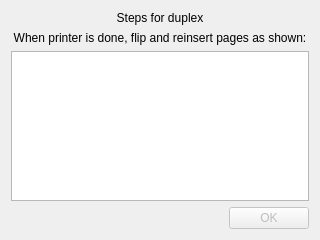
<?xml version="1.0" encoding="UTF-8"?>
<ui version="4.0">
 <class>Duplex</class>
 <widget class="QDialog" name="Duplex">
  <property name="geometry">
   <rect>
    <x>0</x>
    <y>0</y>
    <width>320</width>
    <height>240</height>
   </rect>
  </property>
  <property name="windowTitle">
   <string>Duplex Dialog</string>
  </property>
  <property name="windowIcon">
   <iconset resource="../DuplexPrinter/dpResources.qrc">
    <normaloff>:/program/images/icon</normaloff>:/program/images/icon</iconset>
  </property>
  <layout class="QVBoxLayout" name="verticalLayout">
   <item>
    <widget class="QLabel" name="label">
     <property name="text">
      <string>Steps for duplex</string>
     </property>
     <property name="alignment">
      <set>Qt::AlignCenter</set>
     </property>
    </widget>
   </item>
   <item>
    <widget class="QLabel" name="label_2">
     <property name="text">
      <string>When printer is done, flip and reinsert pages as shown:</string>
     </property>
     <property name="alignment">
      <set>Qt::AlignCenter</set>
     </property>
    </widget>
   </item>
   <item>
    <widget class="QGraphicsView" name="graphicsView"/>
   </item>
   <item>
    <layout class="QHBoxLayout" name="horizontalLayout">
     <item>
      <spacer name="horizontalSpacer">
       <property name="orientation">
        <enum>Qt::Horizontal</enum>
       </property>
       <property name="sizeHint" stdset="0">
        <size>
         <width>299</width>
         <height>20</height>
        </size>
       </property>
      </spacer>
     </item>
     <item>
      <widget class="QPushButton" name="pushButton_Ok">
       <property name="enabled">
        <bool>false</bool>
       </property>
       <property name="text">
        <string>OK</string>
       </property>
      </widget>
     </item>
    </layout>
   </item>
  </layout>
 </widget>
 <resources>
  <include location="../DuplexPrinter/dpResources.qrc"/>
 </resources>
 <connections/>
</ui>
